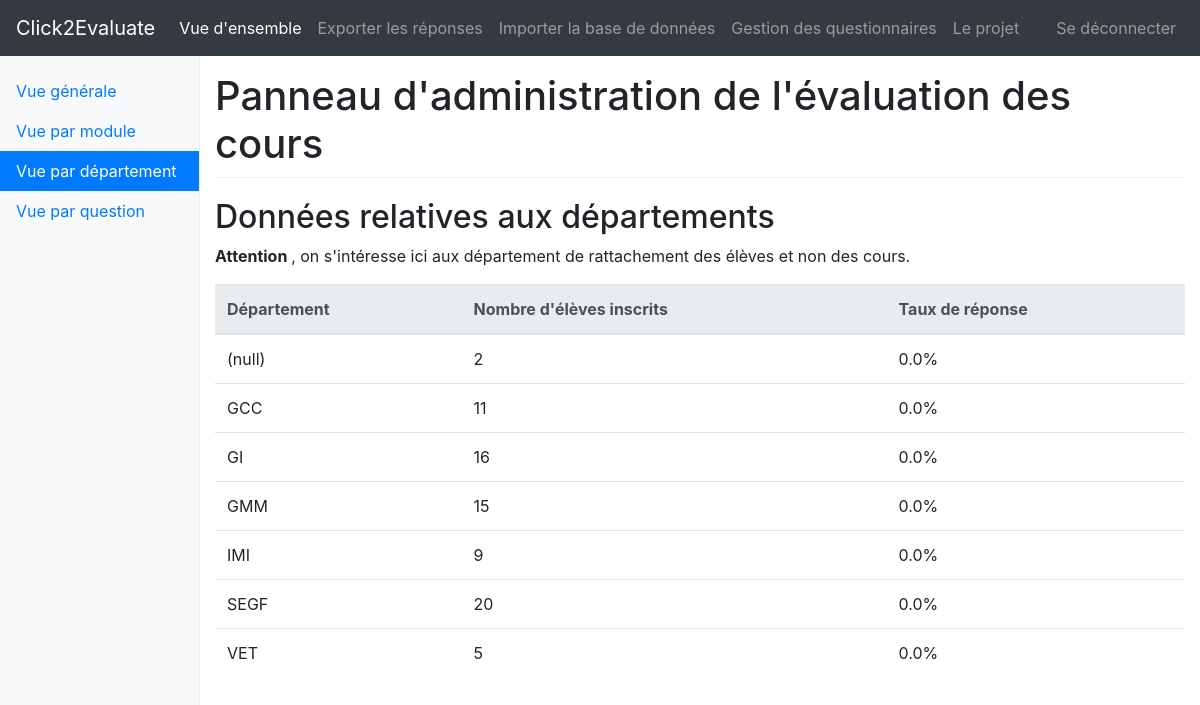
/s2ip/vueGlobale/departement/ (signed in), run on the app's committed database.
### api/models.py (models this page shows, shortened)
class Departement(models.Model):
    name = models.CharField(max_length = 100, unique = True)
    def nb_students(self):
        return len(Student.objects.filter(departement = self))
    def nb_surveys(self):
        return len(Survey.objects.filter(student__departement = self))
    def nb_answers(self):
        return len(Survey.objects.filter(student__departement = self, answered = True))

### controlPanel/views.py (the view)
# urls.py: path('vueGlobale/<str:type_request>/', views.specific, name="specificView"),
@login_required(login_url='/s2ip/connecter')
def specific(request, type_request, format = None):
    item_list = []
    if type_request == "module":
        courses = Course.all_available()
        item_list = [{
            "label": c.label,
            "nb_students": c.nb_students(),
            "rate_answer": round(c.nb_answers()/float(c.nb_students())*100, 1),
        } for c in courses if c.nb_students() > 0]
    elif type_request == "departement":
        departements = Departement.objects.all()
        item_list = [{
            "label": d.name,
            "nb_students": d.nb_students(),
            "rate_answer": round(d.nb_answers()/float(d.nb_surveys())*100, 1)
        } for d in departements if d.nb_surveys() > 0]
    else:
        raise Http404
    f = (lambda x: x["label"])
    reverse = False
    item_list.sort(key = f, reverse = reverse)
    data = {
        "item_list": item_list,
        "type_request": type_request,
    }
    template = loader.get_template('controlPanel/specific.html')
    return HttpResponse(template.render(data, request))

### api/authenticationBackend.py (called while the page is built)
    def get_user(self, user_id):
        try:
            return User.objects.get(id = user_id)
        except User.DoesNotExist:
            return None

### controlPanel/templates/controlPanel/specific.html (shortened to what this page needs)
{% load static %}
<!doctype html>
<html lang="fr">
  <head>
    <link rel="stylesheet" href="https://maxcdn.bootstrapcdn.com/bootstrap/4.0.0-beta.3/css/bootstrap.min.css">
    <link rel="stylesheet" href="//cdnjs.cloudflare.com/ajax/libs/bootstrap-table/1.11.1/bootstrap-table.min.css">
    <link href="{% static 'controlPanel/style.css' %}" rel="stylesheet">
  </head>
  <body>
    <nav class="navbar navbar-expand-md navbar-dark fixed-top bg-dark">
        <a class="navbar-brand" href="{% url 'controlPanel:home' %}"> Click2Evaluate </a>
        <div class="collapse navbar-collapse" id="navbarsExampleDefault">
          <ul class="navbar-nav mr-auto">
            <li class="nav-item active">
              <a class="nav-link" href="{% url 'controlPanel:generalView' %}"> Vue d'ensemble <span class="sr-only">(current)</span></a>
            </li>
            <li class="nav-item">
              <a class="nav-link" href="{% url 'controlPanel:exportDb' %}"> Exporter les réponses </a>
            </li>
            <li class="nav-item">
              <a class="nav-link" href="{% url 'controlPanel:importDb' %}"> Importer la base de données </a>
            </li>
            <li class="nav-item">
              <a class="nav-link" href="{% url 'controlPanel:typeForm' %}"> Gestion des questionnaires </a>
            </li>
            <li class="nav-item">
              <a class="nav-link" href="{% url 'controlPanel:project' %}"> Le projet </a>
            </li>
          </ul>
          <ul class="navbar-nav">
            <li class="nav-item">
              <a class="nav-link" href="{% url 'controlPanel:connect' %}"> Se déconnecter </a>
            </li>
          </ul>
        </div>
      </nav>
    <div class="container-fluid">
      <div class="row">
        <nav class="col-sm-3 col-md-2 d-none d-sm-block bg-light sidebar">
          <ul class="nav nav-pills flex-column">
            <li class="nav-item">
              <a class="nav-link" href="{% url 'controlPanel:generalView' %}"> Vue générale</a>
            </li>
            <li class="nav-item">
              <a class="nav-link {% if type_request == 'module'%} active {% endif %}"
                href="{% url 'controlPanel:specificView' 'module'%}">
                  Vue par module
                  </a>
            </li>
            <li class="nav-item">
              <a class="nav-link {% if type_request == 'departement'%} active {% endif %}"
                href="{% url 'controlPanel:specificView' 'departement' %}">
                  Vue par département
                    </a>
            </li>
            <li class="nav-item">
              <a class="nav-link"
              href="{% url 'controlPanel:questionViewHome'%}"> Vue par question </a>
            </li>
          </ul>
        </nav>
        <main role="main" class="col-sm-9 ml-sm-auto col-md-10 pt-3">
          <h1> Panneau d'administration de l'évaluation des cours </h1>
          <h2> Données relatives aux {% if type_request == 'module'%} modules {% else %} départements {% endif %} </h2>
          {% if type_request == 'departement'%}
            <p> <b> Attention </b>, on s'intéresse ici aux département de rattachement des élèves et non des cours. </p>
          {% else %}
              <b> Attention </b>, ne sont affichés que les modules actuellement disponibles à l'évaluation
           {% endif %}
            <table class="table" data-toggle="table" data-pagination="true" data-search="true" data-page-size="25">
              <thead class="thead-light">
                <tr>
                  <th scope="col" data-sortable="true" data-field="id">
                    {% if type_request == 'module'%} Module {% else %} Département {% endif %}
                  </th>
                  <th scope="col" data-sortable="true" data-field="number"> Nombre d'élèves inscrits </th>
                  <th scope="col" data-sortable="true" data-field="rate"> Taux de réponse </th>
                </tr>
              </thead>
              <tbody>
                {% for item in item_list %}
                <tr>
                  <td> {{ item.label }} </td>
                  <td> {{ item.nb_students }} </td>
                  <td> {{ item.rate_answer }}% </td>
                </tr>
                {% endfor %}
              </tbody>
            </table>
        </main>
      </div>
    </div>
  </body>
</html>

### controlPanel/static/controlPanel/style.css (style rules this page uses)
body { padding-top: 3.5rem; }
h1 { padding-bottom: 9px; margin-bottom: 20px; border-bottom: 1px solid #eee; }
.sidebar { position: fixed; top: 51px; bottom: 0; left: 0; z-index: 1000; padding: 20px 0; overflow-x: hidden; overflow-y: auto; border-right: 1px solid #eee; }
.sidebar .nav { margin-bottom: 20px; }
.sidebar .nav-item { width: 100%; }
.sidebar .nav-item + .nav-item { margin-left: 0; }
.sidebar .nav-link { border-radius: 0; }

### data on the page
Departement: label "(null)"
Departement: label "GCC"
Departement: label "GI"
Departement: label "GMM"
Departement: label "IMI"
Departement: label "SEGF"
Departement: label "VET"

### other printed values
{{ item.nb_students }} "2" "11" "16" "15" "9" "20" "5"
{{ item.rate_answer }} "0.0" "0.0" "0.0" "0.0" "0.0" "0.0" "0.0"
